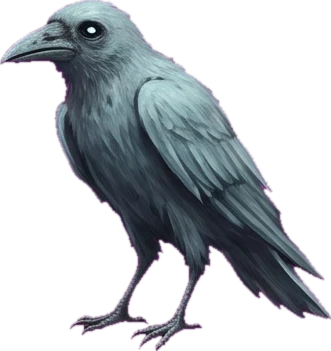
#> input picture tools/ps_orig/c_psraven.webp, 331 x 351 px; its folder holds 4 pictures in this run
$ python ps_retone_mews.py
#> lines starting #> are read from the running program, lines starting #| are printed output that depends on the picture; after the words box and inside, x2 and y2 are one past the last pixel; in counts of white or black regions, pixels touching at a corner belong together
"""Retones the two bright Mews creature pictures to the castle palette, in place (assets/ps/c_psraven.webp, c_psfalconer.webp).
   The raven was pale silver with a magenta fringe from the keying; the falconer ghost stood in a bright cyan glow. Both go dark slate, the fringe is pulled to grey, the cyan halo is almost removed.
   Safe to run once; a copy of each original is kept in assets/ps/_orig/ and used as the source on every run, so running it again gives the same result."""
import pathlib, shutil
import numpy as np
from PIL import Image

A = pathlib.Path(__file__).resolve().parent.parent / 'assets' / 'ps'
ORIG = pathlib.Path(__file__).resolve().parent / 'ps_orig'
ORIG.mkdir(exist_ok=True)


def load(name):
#> called with name = 'c_psraven'
    src = ORIG / (name + '.webp')
    if not src.exists():
        shutil.copy(A / (name + '.webp'), src)
    return np.array(Image.open(src).convert('RGBA')).astype(np.float32)


def defringe(a):
    r, g, b, al = a[..., 0], a[..., 1], a[..., 2], a[..., 3]
    m = (r > g + 12) & (b > g + 12)
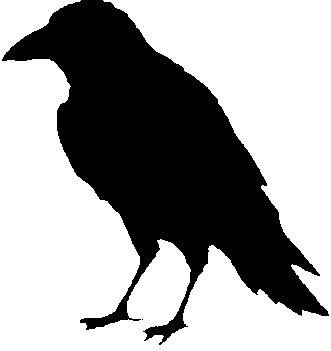
#> m: shape (351, 331) bool; 63.2% white; 2 black regions (1 under 20 px), largest, box (x1, y1, x2, y2) and area: (2, 0, 329, 345) 42747
    a[..., 0] = np.where(m, np.minimum(r, g * 1.1 + 3), r)
    a[..., 2] = np.where(m, np.minimum(b, g * 1.05 + 3), b)
    return a


def tone(a, bright, sat, tint, keep_hi=235):
#> called with bright = 0.5, sat = 0.55, tint = (0.9, 0.98, 1.1), keep_hi = 235
    rgb = a[..., :3]
    lum = (rgb * np.array([.3, .59, .11])).sum(-1, keepdims=True)
    out = (lum + (rgb - lum) * sat) * bright * np.array(tint)
    hi = lum[..., 0] > keep_hi
#> hi: shape (351, 331) bool; 0.01% white in thin lines or dots, all inside (x1, y1, x2, y2) = (90, 28, 95, 32)
    out[hi] = rgb[hi]
#> out: shape (351, 331, 3) float64; mean of channels 0, 1, 2 17.3, 19.7, 23.7
    a[..., :3] = np.clip(out, 0, 255)
    return a


def save(name, a):
#> called with name = 'c_psraven'
    Image.fromarray(a.astype(np.uint8), 'RGBA').save(A / (name + '.webp'), quality=94, method=6)


a = defringe(load('c_psraven'))
a = tone(a, .5, .55, (.9, .98, 1.1))
save('c_psraven', a)

a = defringe(load('c_psfalconer'))
#> call 2 of load, with name = 'c_psfalconer'
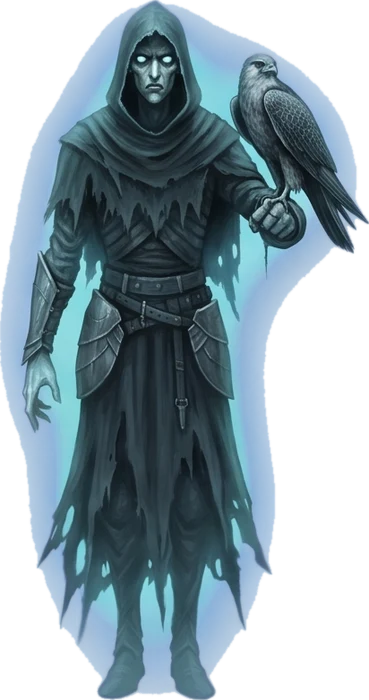
#> input picture tools/ps_orig/c_psfalconer.webp, 369 x 700 px
#> in defringe (call 2), `r, g, b, al = a[..., 0], a[..., 1], a[..., 2], a[..., 3]`:
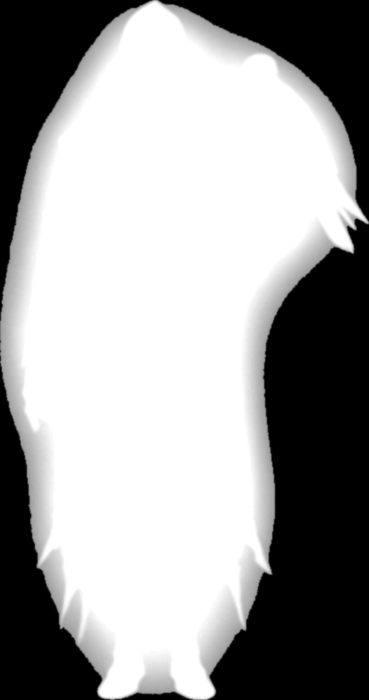
#> al: shape (700, 369) float32; min 0, max 255, mean 159.6
#> in defringe (call 2), `m = (r > g + 12) & (b > g + 12)`: m: shape (700, 369) bool; 0.04% white in thin lines or dots
#> in defringe (call 2), `a[..., 0] = np.where(m, np.minimum(r, g * 1.1 + 3), r)`: r: shape (700, 369) float32; min 0, max 255, mean 58.5
#> in defringe (call 2), `a[..., 2] = np.where(m, np.minimum(b, g * 1.05 + 3), b)`: a: shape (700, 369, 4) float32; mean R, G, B, A 58.5, 78.9, 89.2, 159.9
#> in defringe (call 2), `a[..., 2] = np.where(m, np.minimum(b, g * 1.05 + 3), b)`: b: shape (700, 369) float32; min 0, max 255, mean 89.2
al = a[..., 3]
mid = (al > 20) & (al < 170)
#> mid: shape (700, 369) bool; 2.9% white; 1 white region, box (x1, y1, x2, y2) and area: (0, 0, 369, 700) 7492
a[..., 3] = np.where(mid, al * .12, al)          # the cyan halo goes, the soft edge stays faint
#> a: shape (700, 369, 4) float32; mean R, G, B, A 58.5, 78.9, 89.2, 156.5
a = tone(a, .62, .45, (.92, .98, 1.08), keep_hi=250)
#> call 2 of tone, with bright = 0.62, sat = 0.45, tint = (0.92, 0.98, 1.08), keep_hi = 250
#> in tone (call 2), `lum = (rgb * np.array([.3, .59, .11])).sum(-1, keepdims=True)`:
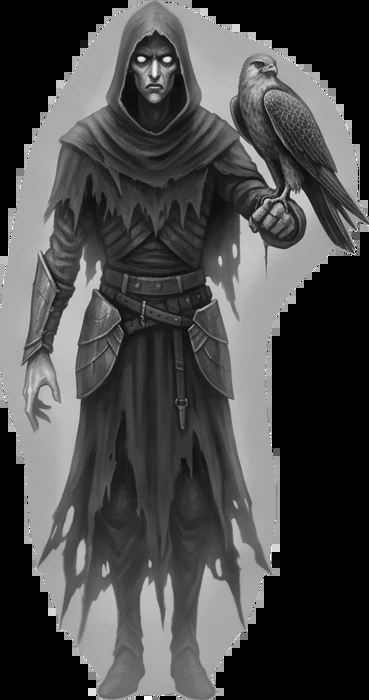
#> lum: shape (700, 369, 1) float64; min 0, max 255, mean 73.9
#> in tone (call 2), `hi = lum[..., 0] > keep_hi`:
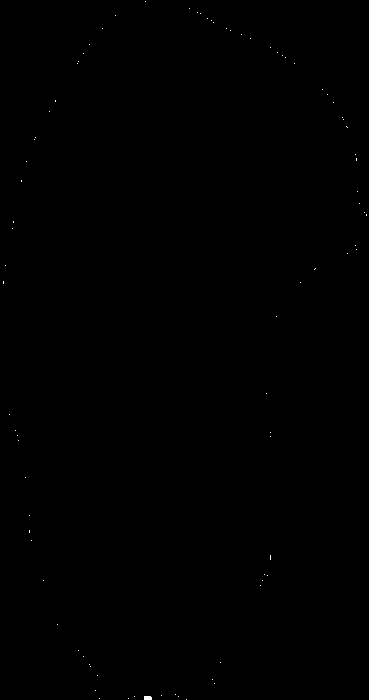
#> hi: shape (700, 369) bool; 0.05% white in thin lines or dots
#> in tone (call 2), `out[hi] = rgb[hi]`:
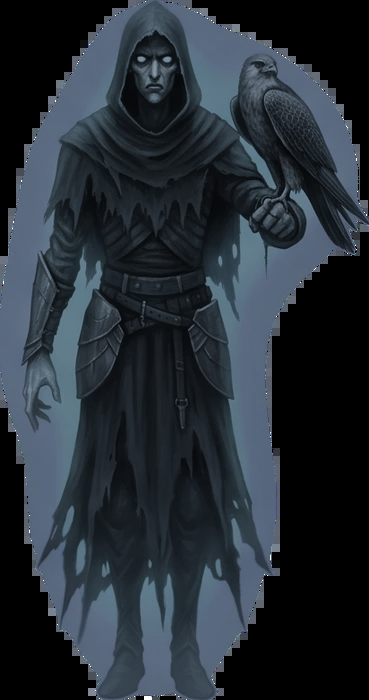
#> out: shape (700, 369, 3) float64; mean R, G, B 38.2, 46.3, 54.1
#> in tone (call 2), `a[..., :3] = np.clip(out, 0, 255)`:
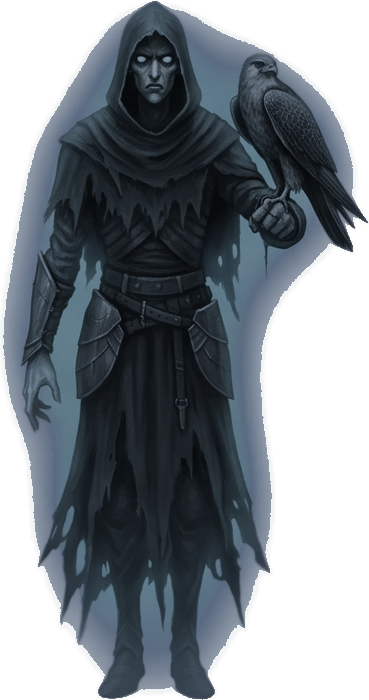
#> a: shape (700, 369, 4) float32; mean R, G, B, A 38.2, 46.3, 54.1, 156.5; transparent parts drawn white
save('c_psfalconer', a)
print('retoned c_psraven, c_psfalconer')

# the red lanterns read pink: pull the blue out of the lit glass so they are a deep red
for nm in ('lantern_red_a', 'lantern_red_b', 'pillar_lantern', 'lantern_hanging', 'lantern_bracket', 'sconce_black'):
    a = defringe(load(nm))
#> (the run stopped early here; a loop or call above may not have finished)
